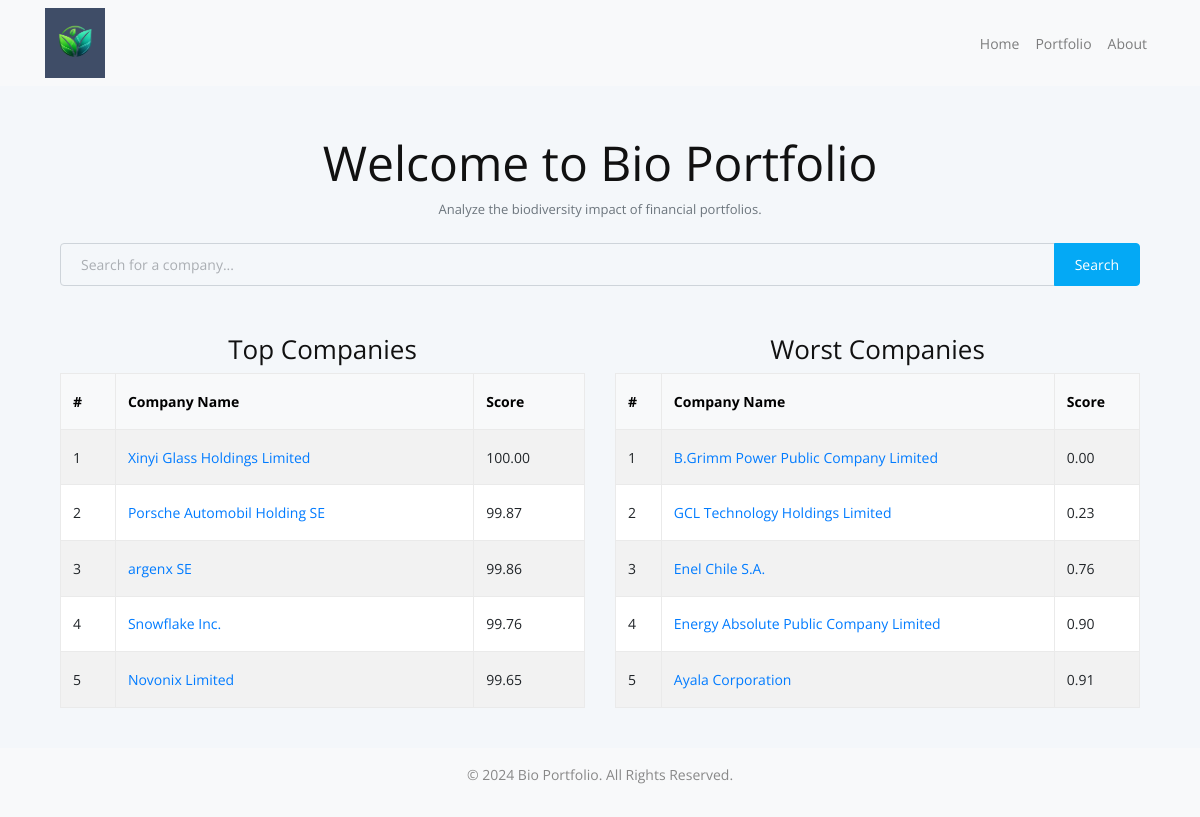
The page / on the database its author committed.
### app/database_setup.py (models this page shows)
class Endpoint(Base):
    __tablename__ = "endpoints"
    instrumentid = Column(String, primary_key=True)
    damage_to_marine_species = Column(Float, nullable=True)
    damage_to_freshwater_species = Column(Float, nullable=True)
    damage_to_terrestrial_species = Column(Float, nullable=True)
    avg_score = Column(Float, nullable=True)
    positive_score = Column(Float, nullable=True)

class Company(Base):
    __tablename__ = "companies"
    instrumentid = Column(String, primary_key=True)
    name = Column(String, nullable=False)
    description = Column(String, nullable=True)

### app/routes.py (the view)
@main.route('/', methods=['GET', 'POST'])
def index():
    session = Session()
    try:
        top_companies = (
            session.query(Endpoint.instrumentid, Endpoint.positive_score, Company.name)
            .join(Company, Endpoint.instrumentid == Company.instrumentid)
            .order_by(Endpoint.positive_score.desc())
            .limit(5)
            .all()
        )
        worst_companies = (
            session.query(Endpoint.instrumentid, Endpoint.positive_score, Company.name)
            .join(Company, Endpoint.instrumentid == Company.instrumentid)
            .order_by(Endpoint.positive_score.asc())
            .limit(5)
            .all()
        )
        top_companies = [
            {"instrumentid": c[0], "score": c[1] * 100, "name": c[2]} for c in top_companies
        ]
        worst_companies = [
            {"instrumentid": c[0], "score": c[1] * 100, "name": c[2]} for c in worst_companies
        ]
        return render_template(
            "index.html",
            top_companies=top_companies,
            worst_companies=worst_companies,
        )
    finally:
        session.close()

### app/templates/index.html (shortened to what this page needs)
{% extends "base.html" %}
{% block content %}
<div class="container mt-5">
    <h1 class="text-center">Welcome to Bio Portfolio</h1>
    <p class="text-muted text-center">Analyze the biodiversity impact of financial portfolios.</p>
    <form action="/" method="POST" class="my-4">
        <div class="input-group">
            <input type="text" class="form-control" placeholder="Search for a company..." name="query">
            <button class="btn btn-primary" type="submit">Search</button>
        </div>
    </form>
    <div class="row mt-5">
        <div class="col-md-6">
            <h3 class="text-center">Top Companies</h3>
            <table class="table table-bordered table-striped">
                <thead class="table-light">
                    <tr>
                        <th>#</th>
                        <th>Company Name</th>
                        <th>Score</th>
                    </tr>
                </thead>
                <tbody>
                    {% for company in top_companies %}
                    <tr>
                        <td>{{ loop.index }}</td>
                        <td><a href="/company/{{ company.instrumentid }}">{{ company.name }}</a></td>
                        <td>{{ "%.2f" | format(company.score) }}</td>
                    </tr>
                    {% endfor %}
                </tbody>
            </table>
        </div>
        <div class="col-md-6">
            <h3 class="text-center">Worst Companies</h3>
            <table class="table table-bordered table-striped">
                <thead class="table-light">
                    <tr>
                        <th>#</th>
                        <th>Company Name</th>
                        <th>Score</th>
                    </tr>
                </thead>
                <tbody>
                    {% for company in worst_companies %}
                    <tr>
                        <td>{{ loop.index }}</td>
                        <td><a href="/company/{{ company.instrumentid }}">{{ company.name }}</a></td>
                        <td>{{ "%.2f" | format(company.score) }}</td>
                    </tr>
                    {% endfor %}
                </tbody>
            </table>
        </div>
    </div>
</div>
{% endblock %}

### app/templates/base.html (shortened to what this page needs)
<!DOCTYPE html>
<html lang="en">
<head>
    <link href="https://cdn.jsdelivr.net/npm/bootstrap@5.3.0-alpha1/dist/css/bootstrap.min.css" rel="stylesheet">
    <link rel="stylesheet" href="{{ url_for('static', filename='css/style.css') }}">
</head>
<body>
    <header class="navbar navbar-expand-lg navbar-light bg-light">
        <div class="container">
            <a class="navbar-brand" href="/">
                <img src="{{ url_for('static', filename='img/logo.png') }}" alt="Bio Portfolio Logo" style="height: 60px;">
            </a>
            <div class="collapse navbar-collapse" id="navbarNav">
                <ul class="navbar-nav ms-auto">
                    <li class="nav-item">
                        <a class="nav-link" href="/">Home</a>
                    </li>
                    <li class="nav-item">
                        <a class="nav-link" href="/portfolio">Portfolio</a>
                    </li>
                    <li class="nav-item">
                        <a class="nav-link" href="/about">About</a>
                    </li>
                </ul>
            </div>
        </div>
    </header>
    <main class="container mt-4">
        {% block content %}{% endblock %}
    </main>
    <footer class="bg-light text-center py-3 mt-4">
        <p>&copy; 2024 Bio Portfolio. All Rights Reserved.</p>
    </footer>
</body>
</html>

### rows shown on the page
Endpoint: name "Xinyi Glass Holdings Limited", score "100.00"
Endpoint: name "Porsche Automobil Holding SE", score "99.87"
Endpoint: name "argenx SE", score "99.86"
Endpoint: name "Snowflake Inc.", score "99.76"
Endpoint: name "Novonix Limited", score "99.65"
Endpoint: name "B.Grimm Power Public Company Limited", score "0.00"
Endpoint: name "GCL Technology Holdings Limited", score "0.23"
Endpoint: name "Enel Chile S.A.", score "0.76"
Endpoint: name "Energy Absolute Public Company Limited", score "0.90"
Endpoint: name "Ayala Corporation", score "0.91"
